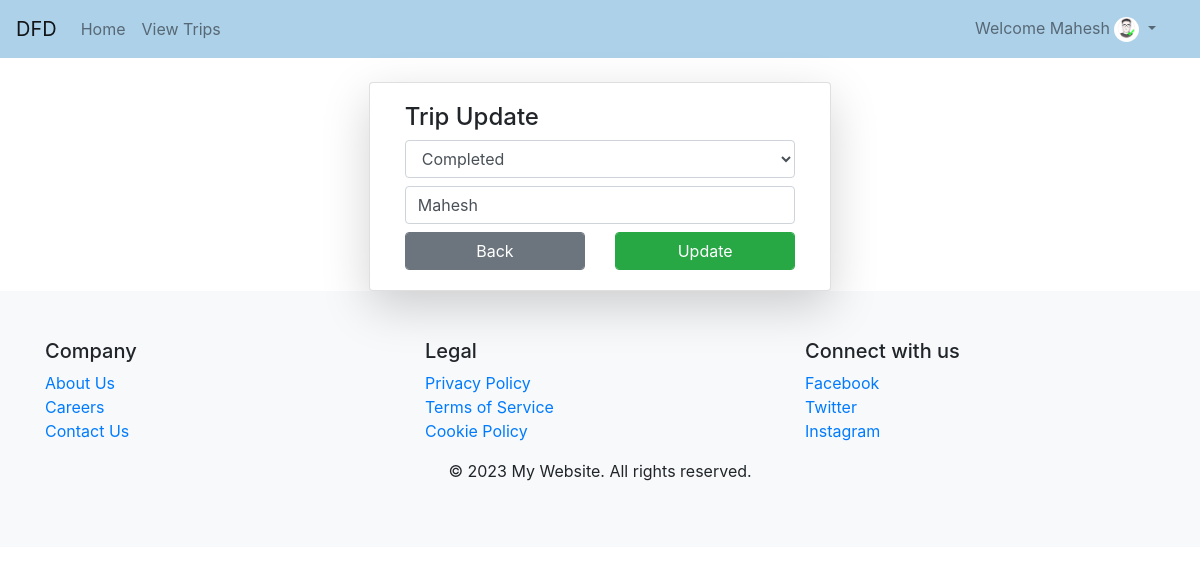
/edit_trip/1/ (signed in), run on the app's committed database.
### Face_Recognition/models.py (models this page shows)
class User(AbstractUser):
	rt = [
		(0,'User'),
		(1,'Driver'),
		(2,'Staff'),
		(3,'admin'),
	]
	License = models.CharField(max_length=20)
	role_type = models.IntegerField(default=0)
	upfe = models.ImageField(upload_to='Profiles/',default='sample.png')

class trips(models.Model):
    x = [
        ("k", "Select your Departure"),
        ("H", "Hyderabad"),
        ("M", "Mumbai"),
        ("D", "Delhi"),
        ("K", "Kolkata"),
    ]
    xy = [
        ("k", "Select your Destination"),
        ("H", "Hyderabad"),
        ("M", "Mumbai"),
        ("D", "Delhi"),
        ("K", "Kolkata"),
    ]
    k = [
	    ('0',"Pending"),
	    ('1',"Declined"),
	    ('2',"Accepted"),
	    ('3',"Completed")
    ]
    Trip_ID = models.AutoField(primary_key=True)
    Booking_Status = models.IntegerField(default=0)
    Departure = models.CharField(max_length=5, default='k', choices=x)
    Destination = models.CharField(max_length=5, default='k', choices=xy)
    Username = models.CharField(default=0, max_length=50)
    Drivername = models.CharField(max_length=50)
    status = models.CharField(default='0', choices=k, max_length=50)

### Face_Recognition/views.py (the view, shortened to what this page needs)
# urls.py: path('edit_trip/<int:j>/',views.edit_trip,name="edit_trip"),
@login_required
def edit_trip(request,j):
    p = trips.objects.get(Trip_ID=j)
    n = admintripsform(instance=p)
    return render(request,'view_trips.html',{'nk':n})

### Face_Recognition/forms.py
class admintripsform(forms.ModelForm):
	class Meta:
		model = trips
		fields = ["status", "Drivername"]
		widgets = {
			"status":forms.Select(attrs={
				"class":"form-control my-2"
				}),
			"Drivername":forms.TextInput(attrs={
				"class":"form-control my-2",
				"placeholder":"Enter the Driver_Username Correctly"
				})
		}

### templates/view_trips.html (shortened to what this page needs)
{% extends 'base.html' %}
{% block content %}
<div class="card col-md-5 mx-auto shadow-lg">
	<div class="card-body">
		<h4>Trip Update</h4>
		<form method="post">
			{% for i in nk %}
				{{i}}
			{% endfor %}
			<div class="row">
				<div class="col">
					<a href="{% url 'view_trips' %}" class="btn btn-secondary form-control">Back</a>
				</div>
				<div class="col">
					<input type="submit" value="Update" class="btn btn-success form-control">
				</div>
			</div>
		</form>
	</div>
</div>
{% endblock %}

### templates/navbar.html (shortened to what this page needs)
<nav class="navbar navbar-expand-lg navbar-light" style="background-color: #aed1ea;">
    <a class="navbar-brand" href="{% url 'hm' %}">DFD</a>
    <div class="collapse navbar-collapse" id="collapsibleNavbar">
        <ul class="navbar-nav">
            {% if not user.is_authenticated %}
                <li class="nav-item">
                    <a class="nav-link {% if request.path == '/' %}active{% endif %}" href="{% url 'hm' %}">Home</a>
                </li>
                <li class="nav-item">
                    <a class="nav-link {% if request.path == '/about/' %}active{% endif %}" href="{% url 'about' %}">About</a>
                </li>
                <li class="nav-item">
                    <a class="nav-link {% if request.path == '/contact/' %}active{% endif %}" href="{% url 'contact' %}">Contact</a>
                </li>
                <li class="nav-item">
                    <a class="nav-link {% if request.path == '/register/' %}active{% endif %}" href="{% url 'register' %}">Register</a>
                </li>
                {% else %}
                    <li class="nav-item">
                        <a class="nav-link {% if request.path == '/' %}active{% endif %}" href="{% url 'hm' %}">Home</a>
                    </li>
                {% if request.user.role_type == 0 %}
                    <li class="nav-item">
                        <a class="nav-link {% if request.path == '/viewtrips/' %}active{% endif %}" href="{% url 'view_trips' %}">View Trips</a>
                    </li>
                {% elif request.user.role_type == 1 %}
                    <li class="nav-item">
                        <a class="nav-link {% if request.path == '/viewtrips/' %}active{% endif %}" href="{% url 'view_trips' %}">View Trips</a>
                    </li>
                {% elif request.user.role_type == 2 %}
                    <li class="nav-item">
                        <a class="nav-link {% if request.path == '/viewtrips/' %}active{% endif %}" href="{% url 'view_trips' %}">View Trips</a>
                    </li>
                {% endif %}
            {% endif %}
        </ul>
        <ul class="navbar-nav ml-auto" style="margin-right: 20px">
            {% if user.is_authenticated %}
                <div class="dropdown">
                    <a class="nav-link dropdown-toggle" data-toggle="dropdown">Welcome {{request.user.username}}
                        <img src="{{request.user.upfe.url}}" class="rounded-circle" height="25px" width="25px">
                    </a>
                </div>
            {% else %}
                <li class="nav-item">
                    <a class="nav-link {% if request.path == '/lgo/' %}active{% endif %}" href="{% url 'login' %}">Login</a>
                </li>
            {% endif %}
          </ul>
    </div>
</nav>

### data on the page
User: user.username "Mahesh", user.upfe (picture)
trips: nk "Completed" "Mahesh"
